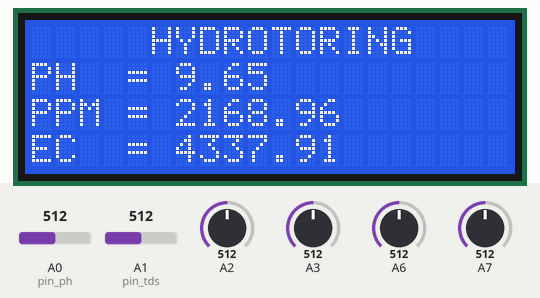
A sketch run on a simulated Arduino Uno, built with avr-gcc and run on an emulated ATmega328P. Parts: 20×4 character LCD. The test bench sets the inputs (shaded band); at power-on: A1 (pin_tds) = 512, A0 (pin_ph) = 512, A2 = 512, A3 = 512, A6 = 512, A7 = 512. What the sketch prints to the serial monitor is not drawn.

Above: at 1.3 s.
1.4 s: A1 (pin_tds) set to 716
At 3.0 s:
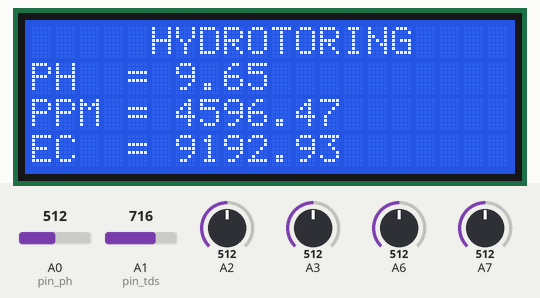
3.3 s: A0 (pin_ph) set to 716
At 5.7 s:
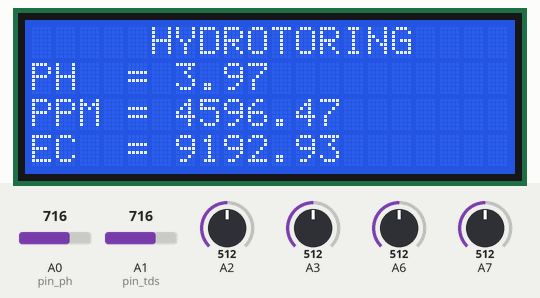
6.0 s: A1 (pin_tds) set to 992
At 8.5 s:
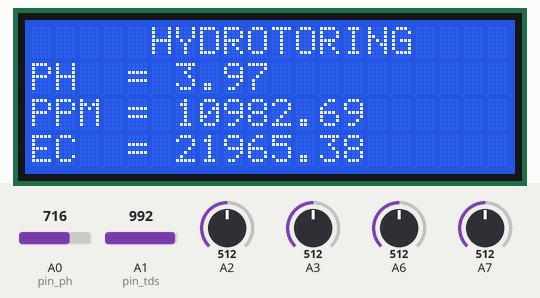
8.8 s: A0 (pin_ph) set to 992
At 10.5 s:
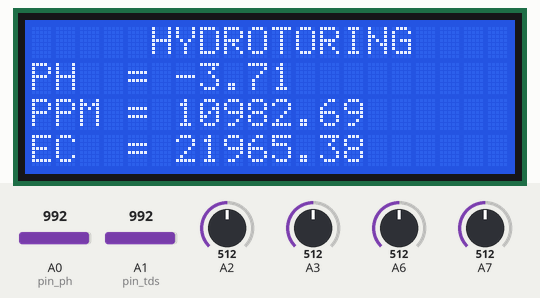
11.5 s: A0 (pin_ph) set to 306
At 13.4 s:
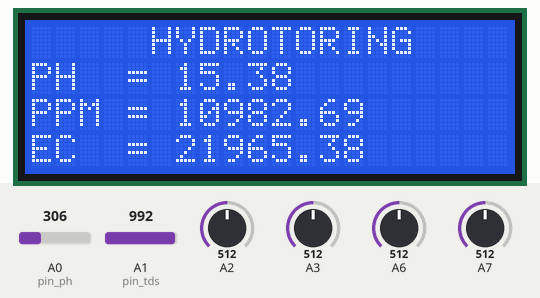
Timing chart, 0 to 14.9 s (numbered marks = the images above; inputs shaded):
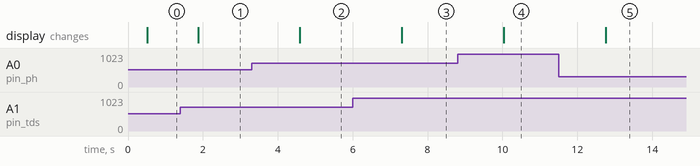

Measured:
- after the input at 1.4 s, the display: changes after 0.47 s (image 1)
- after the input at 3.3 s, the display: changes after 1.3 s (image 2)
- after the input at 6.0 s, the display: changes after 1.3 s (image 3)
- after the input at 8.8 s, the display: changes after 1.2 s (image 4)
- after the input at 11.5 s, the display: changes after 1.3 s (image 5)

The sketch:

hydrotoring.ino
```cpp
#include <Wire.h>
#include <LiquidCrystal_I2C.h>
#include <SoftwareSerial.h>
#include "GravityTDS.h"

LiquidCrystal_I2C lcd(0x27, 20, 4);

//sensor PH
#define VCC2 2
#define GND2 3

//TDS meter
#define VCC3 4
#define GND3 5

//connect ESP32
#define VCC4 6
#define GND4 7

//i2c lcd display
#define VCC5 8
#define GND5 9

//PH
#define pin_ph A0

float calibration = 23.90; //change this value to calibrate
int sensorValue = 0;
unsigned long int avgValue;
float b;
int buf[10], temp;
float phValue;

//TDS & EC
#define pin_tds A1

float aref = 4.3;
float ec = 0;
float tds = 0;
float temperature = 25;
float ecCalibration = 5.7;

GravityTDS gravityTds;

//simbol degrees
byte degree_symbol[8] = {0b00111, 0b00101, 0b00111, 0b00000, 0b00000, 0b00000, 0b00000, 0b00000};

//timer
int timer = 0;

//Arduino to Esp32
SoftwareSerial softSerial(10, 12); //RX, TX

void setup() {
  Serial.begin(115200);
  Serial.println("Interfacing arduino with nodemcu");
  softSerial.begin(115200);

  poweringPin();

  beginTDS();
  beginLCD();
}

void loop() {
  cekPH();
  cekTDSnEC();
  sendToEsp();
  showDataLCD();
  timer++;
  if (timer == 30) {
    timer = 0;
  }
  delay(1000);
}

void cekPH() {
  for (int i = 0; i < 10; i++) {
    buf[i] = analogRead(pin_ph);
    delay(30);
  }
  for (int i = 0; i < 9; i++) {
    for (int j = i + 1; j < 10; j++) {
      if (buf[i] > buf[j]) {
        temp = buf[i];
        buf[i] = buf[j];
        buf[j] = temp;
      }
    }
  }
  avgValue = 0;
  for (int i = 2; i < 8; i++)
    avgValue += buf[i];

  float pHVol = (float)avgValue * 5.0 / 1024 / 6;
  phValue = -5.70 * pHVol + calibration;

  int sensorValue = analogRead(A0);
  float voltage = sensorValue * (5.0 / 1023.0);
}

void cekTDSnEC() {
  if (analogRead(pin_tds) <= 16) {
    tds = 0;
    ec = 0;
  } else {
    gravityTds.setTemperature(temperature);
    gravityTds.update();
    tds = gravityTds.getTdsValue() * 1.65;
    ec = tds * 2 ;
  }

  Serial.print("Nilai Kepekatan Air = ");
  Serial.print(analogRead(tds));
  Serial.println("ppm");
  Serial.print("Nilai Kepekatan Air 2 = ");
  Serial.print(analogRead(ec));
  Serial.println("ppm");
  Serial.print("Nilai Keasaman Air = ");
  Serial.print(analogRead(phValue));
  Serial.println("pH");
  Serial.println();
}

void sendToEsp() {
  //ngirim data ke esp32
  softSerial.print("1:");
  softSerial.print(phValue);
  softSerial.print("&2:");
  softSerial.print(tds);
  softSerial.print("&3:");
  softSerial.print(ec);
}

void poweringPin() {
  pinMode(VCC2, OUTPUT);
  digitalWrite(VCC2, HIGH);
  pinMode(VCC3, OUTPUT);
  digitalWrite(VCC3, HIGH);
  pinMode(VCC4, OUTPUT);
  digitalWrite(VCC4, HIGH);
  pinMode(VCC5, OUTPUT);
  digitalWrite(VCC5, HIGH);

  pinMode(GND2, OUTPUT);
  digitalWrite(GND2, LOW);
  pinMode(GND3, OUTPUT);
  digitalWrite(GND3, LOW);
  pinMode(GND4, OUTPUT);
  digitalWrite(GND4, LOW);
  pinMode(GND5, OUTPUT);
  digitalWrite(GND5, LOW);
}

void beginTDS() {
  gravityTds.setPin(pin_tds);
  gravityTds.setAref(5.0);
  gravityTds.setAdcRange(1024);
  gravityTds.begin();
}

void beginLCD() {
  lcd.begin();
  lcd.createChar(1, degree_symbol);
  lcd.backlight();
  lcd.setCursor(5, 0);
  lcd.print("HYDROTORING");
  lcd.setCursor(5, 2);
  lcd.print("HYDROPONIC");
  lcd.setCursor(5, 3);
  lcd.print("MONITORING");
}

void showDataLCD() {
  if (timer < 10) {
    lcd.clear();
    lcd.setCursor(5, 0);
    lcd.print("HYDROTORING");
    lcd.setCursor(0, 1);
    lcd.print("PH  = ");
    lcd.print(phValue);
    lcd.setCursor(13, 1);
//    lcd.print(" pH");
    lcd.setCursor(0, 2);
    lcd.print("PPM = ");
    lcd.print(tds);
    lcd.setCursor(0, 3);
    lcd.print("EC  = ");
    lcd.print(ec);
  }
  if (timer % 10 == 0) {
    lcd.clear();
    lcd.setCursor(5, 0);
    lcd.print("HYDROTORING");
    lcd.setCursor(0, 1);
    lcd.print("PH  = ");
    lcd.print(phValue);
    lcd.setCursor(13, 1);
//    lcd.print(" pH");
    lcd.setCursor(0, 2);
    lcd.print("PPM = ");
    lcd.print(tds);
    lcd.setCursor(0, 3);
    lcd.print("EC  = ");
    lcd.print(ec);
  }
}
```
